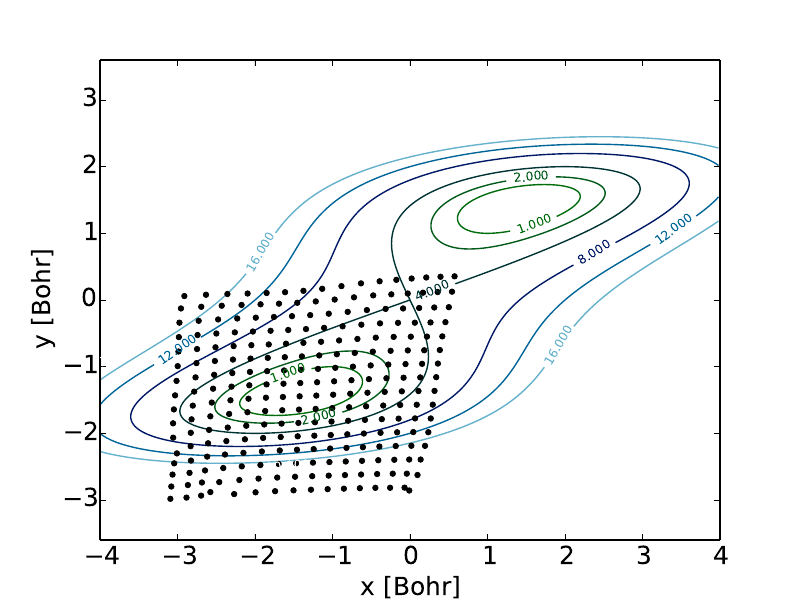

Reproduce this figure in Python.

import numpy as np
import matplotlib
import matplotlib.cm as cm
import matplotlib.mlab as mlab
import matplotlib.pyplot as plt
#import seaborn as sns 
#sns.set_context("paper",font_scale=1.5)
#sns.set_style({'font.family':'Times New Roman'})

#matplotlib.rcParams['xtick.direction'] = 'out'
#matplotlib.rcParams['ytick.direction'] = 'out'

matplotlib.rcParams.update({'font.size': 20})
font = {'family' : 'Times New Roman', 'weight' : 'normal', 'size'   : 18}                
matplotlib.rc('font', **font)

delta = 0.02
xmin = -4.0 
xmax = 4.0 
ymin = -3.0 
ymax = 3.0 
X = np.arange(xmin, xmax, delta)
Y = np.arange(ymin, ymax, delta)
x, y = np.meshgrid(X, Y)
#Z1 = mlab.bivariate_normal(X, Y, 1.0, 1.0, 0.0, 0.0)
#Z2 = mlab.bivariate_normal(X, Y, 1.5, 0.5, 1, 1)
# difference of Gaussians
a = 16 
#Z1 = np.exp(-a*(X-1)**2 -a*(Y+1)**2) 
#Z2 = np.exp(-a*(X+1)**2 -a*(Y-1)**2) 
#z = (1.0-(x-np.sqrt(2.0)*y)**2/3.0)**2/8.0 + (np.sqrt(2.0)*x-y)**2/6.0-1.0/8.0 

a = 1.0 
b = 4.0 
c = 4.0
z = y**2*(a*y**2-b)+c*(x-y)**2/2.0+b**2/4.0/a 
cmap = cm.get_cmap('ocean')

# Create a simple contour plot with labels using default colors.  The
# inline argument to clabel will control whether the labels are draw
# over the line segments of the contour, removing the lines beneath
# the label
plt.figure()
levels = [0.0, 1, 2, 4.0, 8.0,12.0,16.0,20]
CS = plt.contour(x, y, z, levels,cmap=cmap)
#sns.kdeplot(z)
#plt.contour(X, Y, Z2,cmap=cmap)
plt.clabel(CS, inline=1, fontsize=9)
#cb = plt.colorbar(CS)
#cb.set_label('')

#plt.title('Simplest default with labels')
dat = np.genfromtxt(fname='xyt.dat')
plt.plot(dat[:,0],dat[:,1],'ko',markersize=4)
plt.xlabel('x [Bohr]')
plt.ylabel('y [Bohr]')
plt.xlim(-4,4)
plt.ylim(-3.6,3.6)

plt.savefig('contour.pdf')
plt.show()
